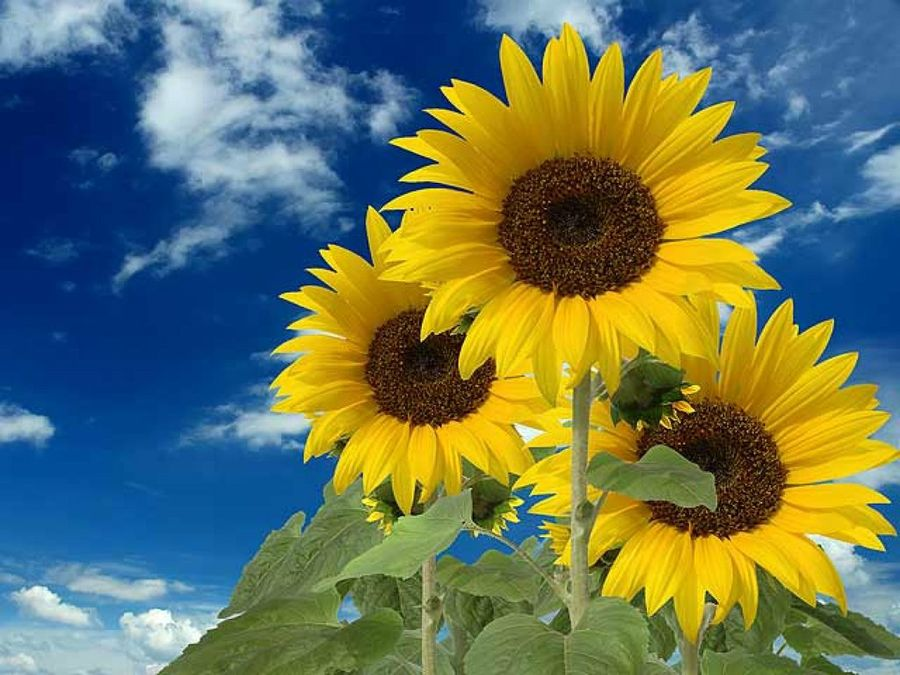
#> input picture src/img/9/girasol.jpg, 900 x 675 px
$ python example.py
#> lines starting #> are read from the running program, lines starting #| are printed output that depends on the picture
import cv2
import numpy as np

image = cv2.imread("../src/img/9/girasol.jpg")
#> image is the input picture: shape (675, 900, 3); mean B, G, R 90.9, 117.3, 102.5
cv2.imshow("Original", image)
cv2.waitKey(0)

# Crear el kernel para agudizar, no se normaliza dado que la suma
# de los valores del kernel ya suman 1
kernel_sharpening = np.array([[-1,-1,-1],
                              [-1,9,-1],
                              [-1,-1,-1]])
# Aplicando la diferencia de núcleos en la imagen de entrada
sharpened = cv2.filter2D(image, -1, kernel_sharpening)
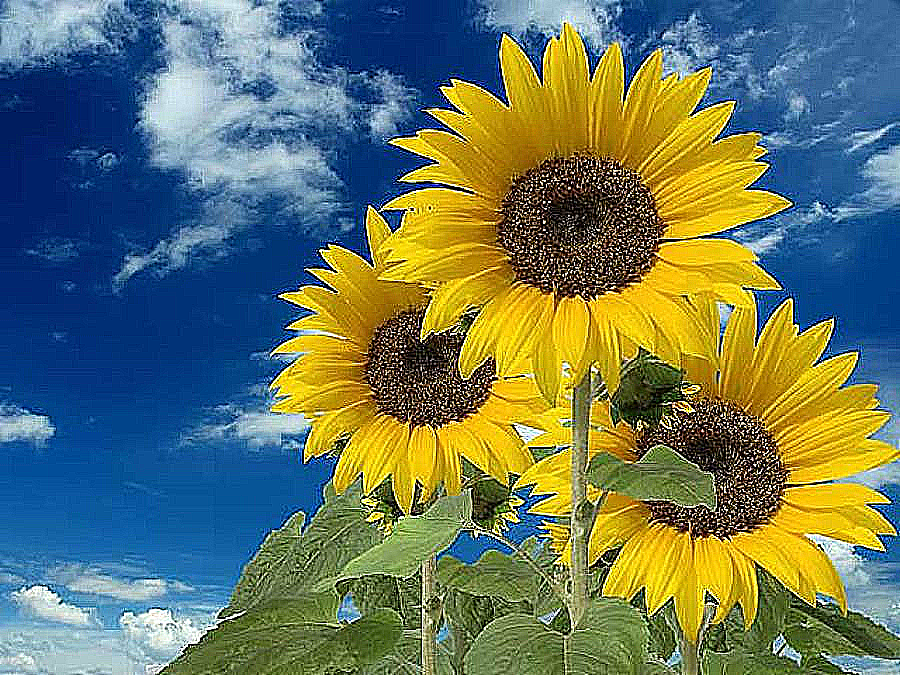
#> sharpened: shape (675, 900, 3); mean B, G, R 96.8, 118.5, 102.7

cv2.imshow("Agudizada", sharpened)
cv2.waitKey(0)


cv2.destroyAllWindows()
